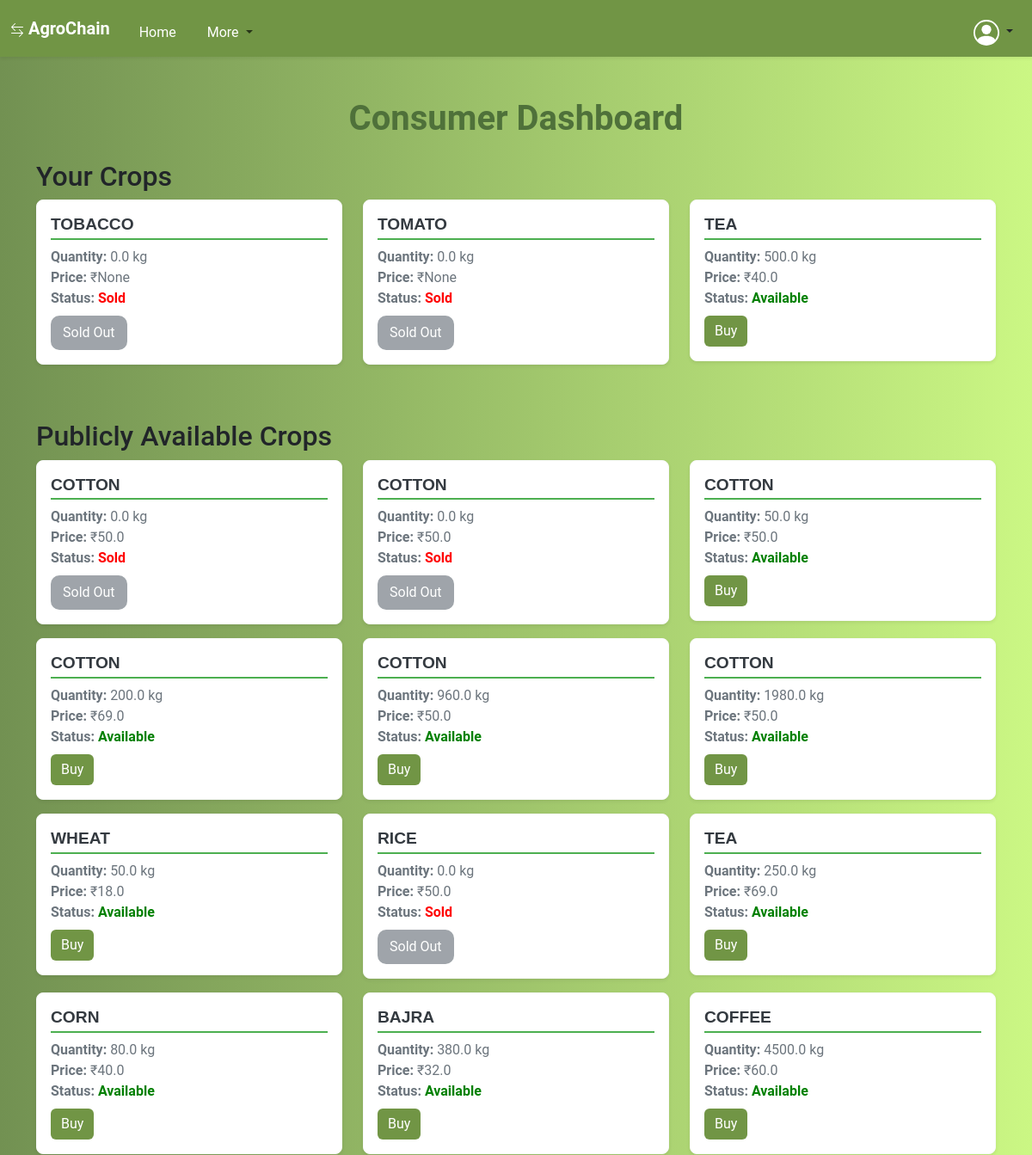
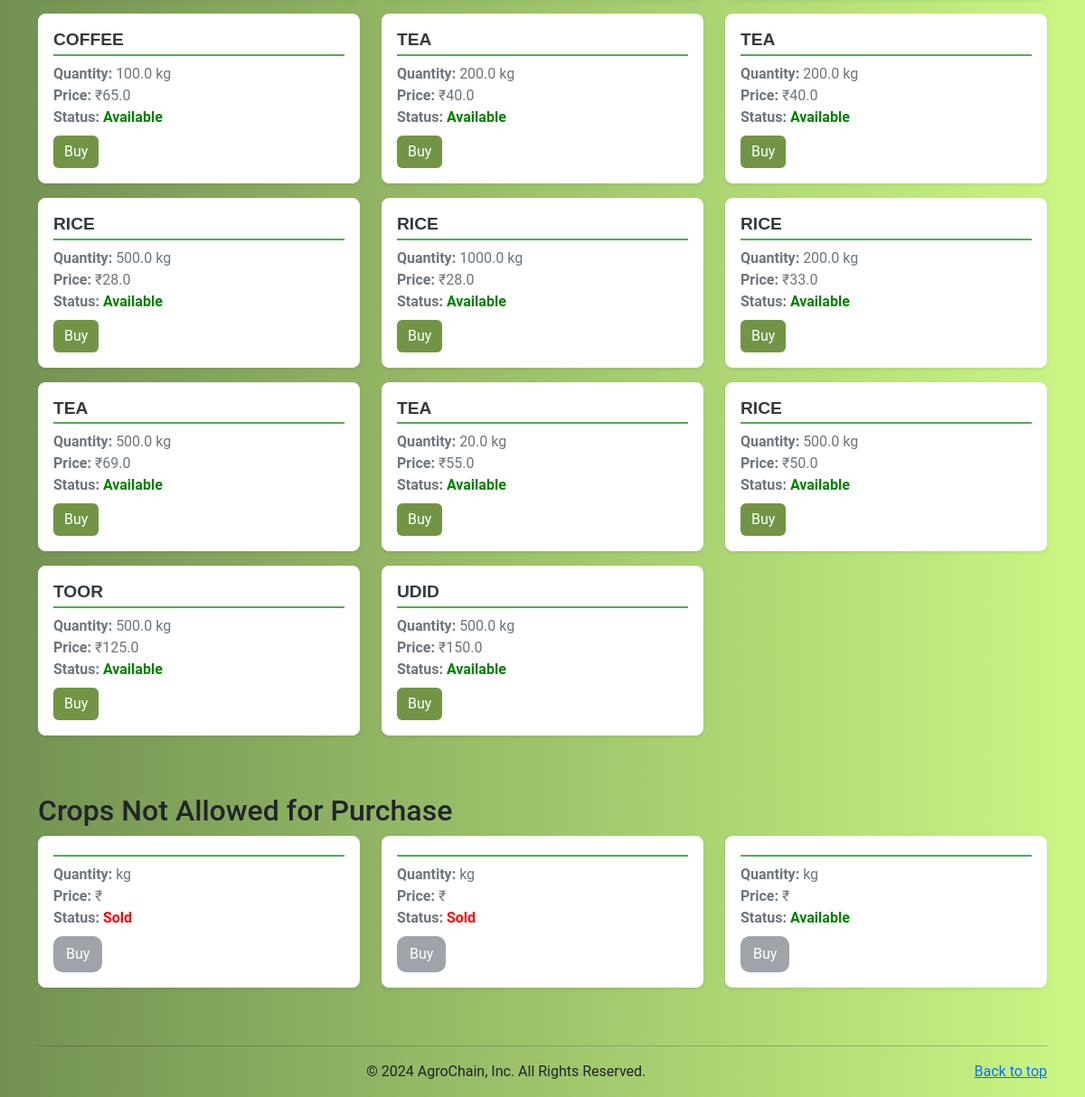
/dashboard/ (signed in), run on the app's committed database (2 pictures, top to bottom).
### supply_chain/models.py (models this page shows, shortened)
class Crop(models.Model):
    name = models.CharField(max_length=100)
    quantity = models.FloatField()
    price = models.FloatField()  # Price for public visibility
    specific_user_price = models.FloatField(blank=True, null=True)  # Price for specific users
    current_owner = models.ForeignKey(settings.AUTH_USER_MODEL, on_delete=models.CASCADE, related_name='owned_crops')
    status = models.CharField(max_length=20, choices=[('listed', 'Listed'), ('sold', 'Sold')])
    current_stage = models.CharField(max_length=100, default='Listed by Farmer')
    transaction_hash = models.CharField(max_length=64, blank=True, null=True)
    allowed_users = models.ManyToManyField(settings.AUTH_USER_MODEL, related_name='allowed_crops', blank=True)
    visibility = models.CharField(max_length=10, choices=[('public', 'Public'), ('private', 'Private')], default='public')
    price_in_tokens = models.FloatField(blank=True, null=True, help_text='Optional: Price in tokens for the crop.')
    token_currency_enabled = models.BooleanField(default=False, help_text='Is token currency enabled for this crop?')

class UserSpecificCrop(models.Model):
    crop = models.ForeignKey(Crop, on_delete=models.CASCADE, related_name='user_specifics')
    user = models.ForeignKey(settings.AUTH_USER_MODEL, on_delete=models.CASCADE)
    specific_price = models.FloatField(null=True, blank=True)  # Price specific to this user
    allowed = models.BooleanField(default=False)  # Whether this user can see the crop

### supply_chain/views.py (the view)
# urls.py: path('dashboard/', dashboard, name='dashboard'),
@login_required
def dashboard(request):
    user = request.user
    print("Dashboard view called")
    user_role = getattr(request.user, 'role', None)
    print(f"User Role: {user_role}")
    all_user_specific_crops = UserSpecificCrop.objects.all()
    not_allowed_crops = UserSpecificCrop.objects.filter(user=user, allowed=False)
    user_crops = Crop.objects.filter(allowed_users=user)
    public_crops = Crop.objects.filter(visibility='public')
    if user.role == 'FARMER':
        return render(request, 'farmer_dashboard.html', {'user_crops': user_crops, 'public_crops': public_crops,'all_user_specifics': all_user_specific_crops,'not_allowed_crops': not_allowed_crops})
    elif user.role == 'DISTRIBUTOR':
        return render(request, 'distributor_dashboard.html', {'user_crops': user_crops, 'public_crops': public_crops,'all_user_specifics': all_user_specific_crops,'not_allowed_crops': not_allowed_crops})
    elif user.role == 'CONSUMER':
        return render(request, 'consumer_dashboard.html', {'user_crops': user_crops,'public_crops': public_crops,'all_user_specifics': all_user_specific_crops,'not_allowed_crops': not_allowed_crops})
    else:
        return redirect('list_crops')

### supply_chain/context_processors.py (called while the page is built)
def user_info(request):
    if request.user.is_authenticated:
        profile_picture_url = request.user.profile_picture.url if hasattr(request.user, 'profile_picture') and request.user.profile_picture else 'default_profile.png'
        return {
            'profile_name': request.user.username,
            'dp_url': profile_picture_url,
            'available_tokens': getattr(request.user, 'balance', 0),  # Assuming token_balance is an attribute of CustomUser
        }
    return {}

### supply_chain/templates/consumer_dashboard.html (shortened to what this page needs)
{% extends 'base.html' %}
{% block content %}
<div class="container mt-5">
    <h1 class="mb-4 text-center" style="color: #4f713a; font-size: 40px; font-weight: bold; text-align: center; margin-top: 20px;">Consumer Dashboard</h1>
    <h2>Your Crops</h2>
    <div class="row">
        {% if user_crops %}
            {% for crop in user_crops %}
            <div class="col-md-4 mb-3">
                <div class="card shadow-sm border-light">
                    <div class="card-body">
                        <h5 class="card-title custom-card-title">{{ crop.name }}</h5>
                        <p class="card-text">
                            <strong>Quantity:</strong> {{ crop.quantity }} kg <br>
                            <strong>Price:</strong> ₹{{ crop.specific_user_price }} <br>
                            <strong>Status:</strong>
                            {% if crop.status|lower == "sold" %}
                                <span style="color: red; font-weight: bold;">Sold</span>
                            {% else %}
                                <span style="color: green; font-weight: bold;">{{ crop.status|default:"Available" }}</span>
                            {% endif %}
                        </p>
                        {% if crop.status|lower != "sold" %}
                            <a href="{% url 'buy_crops' crop.id %}" class="btn btn-success">Buy</a>
                        {% else %}
                            <button class="btn btn-secondary" style="color: white;" disabled>Sold Out</button>
                        {% endif %}
                    </div>
                </div>
            </div>
            {% endfor %}
        {% else %}
            <div class="col">
                <div class="alert alert-warning text-center" role="alert">
                    No crops listed yet.
                </div>
            </div>
        {% endif %}
    </div>
    <h2 class="mt-5">Publicly Available Crops</h2>
    <div class="row">
        {% if public_crops %}
            {% for crop in public_crops %}
            <div class="col-md-4 mb-3">
                <div class="card shadow-sm border-light">
                    <div class="card-body">
                        <h5 class="card-title custom-card-title">{{ crop.name }}</h5>
                        <p class="card-text">
                            <strong>Quantity:</strong> {{ crop.quantity }} kg <br>
                            <strong>Price:</strong> ₹{{ crop.price }} <br>
                            <strong>Status:</strong>
                            {% if crop.status|lower == "sold" %}
                                <span style="color: red; font-weight: bold;">Sold</span>
                            {% else %}
                                <span style="color: green; font-weight: bold;">{{ crop.status|default:"Available" }}</span>
                            {% endif %}
                        </p>
                        {% if crop.status|lower != "sold" %}
                            <a href="{% url 'buy_crops' crop.id %}" class="btn btn-success">Buy</a>
                        {% else %}
                            <button class="btn btn-secondary" style="color: white;" disabled>Sold Out</button>
                        {% endif %}
                    </div>
                </div>
            </div>
            {% endfor %}
        {% else %}
            <div class="col">
                <div class="alert alert-warning text-center" role="alert">
                    No public crops available.
                </div>
            </div>
        {% endif %}
    </div>
    <h2 class="mt-5">Crops Not Allowed for Purchase</h2>
    <div class="row">
        {% for crop in not_allowed_crops %}
        <div class="col-md-4 mb-3">
            <div class="card shadow-sm border-light">
                <div class="card-body">
                    <h5 class="card-title custom-card-title">{{ crop.name }}</h5>
                    <p class="card-text">
                        <strong>Quantity:</strong> {{ crop.quantity }} kg <br>
                        <strong>Price:</strong> ₹{{ crop.price }} <br>
                        <strong>Status:</strong>
                        {% if crop.crop.status|lower == "sold" %}
                                <span style="color: red; font-weight: bold;">Sold</span>
                            {% else %}
                                <span style="color: green; font-weight: bold;">{{ crop.status|default:"Available" }}</span>
                            {% endif %}
                    </p>
                    {% if crop.status|lower != "sold" %}
                        <button class="btn btn-secondary" style="color: white;" disabled>Buy</a>
                    {% else %}
                        <button class="btn btn-secondary" style="color: white;" disabled>Sold Out</button>
                    {% endif %}
                </div>
            </div>
        </div>
        {% empty %}
        <div class="col">
            <div class="alert alert-warning text-center" role="alert">
                No crops found where you are not allowed.
            </div>
        </div>
        {% endfor %}
    </div>
</div>
{% endblock %}

### supply_chain/static/css/style.css (style rules this page uses)
.btn-success { background-color: #719545; border: none; }
body { font-family: 'Roboto', sans-serif; background: linear-gradient(to right, #729152, #cbf784); height: 100vh; margin: 0; }
h1 { font-weight: bold; color: #343a40; }
.card { border-radius: 10px; border: 1px solid #ddd; }
.card-title { font-size: 1.5rem; color: #007bff; }
.custom-card-title { font-family: 'Verdana', sans-serif; color: #333; font-weight: 600; font-size: 1.25rem; text-transform: capitalize; margin-bottom: 0.5rem; border-bottom: 2px solid #4CAF50; padding-bottom: 0.3rem; }
.card-body { padding: 1rem; }
.card-title { font-size: 1.2rem; font-weight: 600; color: #343a40; text-transform: uppercase; }
button.btn { background-color: #f7f7f7; border: 2px solid #719545; border-radius: 10px; transition: background-color 0.3s ease-in-out; }
.card-text { font-size: 1rem; color: #6c757d; }
.card { border-radius: 8px; transition: transform 0.3s ease-in-out, box-shadow 0.3s ease-in-out; }
.card-body p { margin-bottom: 0.5rem; }

### data on the page
Crop: name "TOBACCO", quantity "0.0", specific_user_price "None", status "Sold"
Crop: name "TOMATO", quantity "0.0", specific_user_price "None", status "Sold"
Crop: name "TEA", quantity "500.0", specific_user_price "40.0", status "Available", shows "Buy"
Crop: name "COTTON", quantity "0.0", price "50.0", status "Sold"
Crop: name "COTTON", quantity "0.0", price "50.0", status "Sold"
Crop: name "COTTON", quantity "50.0", price "50.0", status "Available", shows "Buy"
Crop: name "COTTON", quantity "200.0", price "69.0", status "Available", shows "Buy"
Crop: name "COTTON", quantity "960.0", price "50.0", status "Available", shows "Buy"
Crop: name "COTTON", quantity "1980.0", price "50.0", status "Available", shows "Buy"
Crop: name "WHEAT", quantity "50.0", price "18.0", status "Available", shows "Buy"
Crop: name "RICE", quantity "0.0", price "50.0", status "Sold"
Crop: name "TEA", quantity "250.0", price "69.0", status "Available", shows "Buy"
Crop: name "CORN", quantity "80.0", price "40.0", status "Available", shows "Buy"
Crop: name "BAJRA", quantity "380.0", price "32.0", status "Available", shows "Buy"
Crop: name "COFFEE", quantity "4500.0", price "60.0", status "Available", shows "Buy"
Crop: name "COFFEE", quantity "100.0", price "65.0", status "Available", shows "Buy"
Crop: name "TEA", quantity "200.0", price "40.0", status "Available", shows "Buy"
Crop: name "TEA", quantity "200.0", price "40.0", status "Available", shows "Buy"
Crop: name "RICE", quantity "500.0", price "28.0", status "Available", shows "Buy"
Crop: name "RICE", quantity "1000.0", price "28.0", status "Available", shows "Buy"
Crop: name "RICE", quantity "200.0", price "33.0", status "Available", shows "Buy"
Crop: name "TEA", quantity "500.0", price "69.0", status "Available", shows "Buy"
Crop: name "TEA", quantity "20.0", price "55.0", status "Available", shows "Buy"
Crop: name "RICE", quantity "500.0", price "50.0", status "Available", shows "Buy"
Crop: name "TOOR", quantity "500.0", price "125.0", status "Available", shows "Buy"
Crop: name "UDID", quantity "500.0", price "150.0", status "Available", shows "Buy"
UserSpecificCrop: shows "Sold"
UserSpecificCrop: shows "Sold"
UserSpecificCrop: status "Available"
